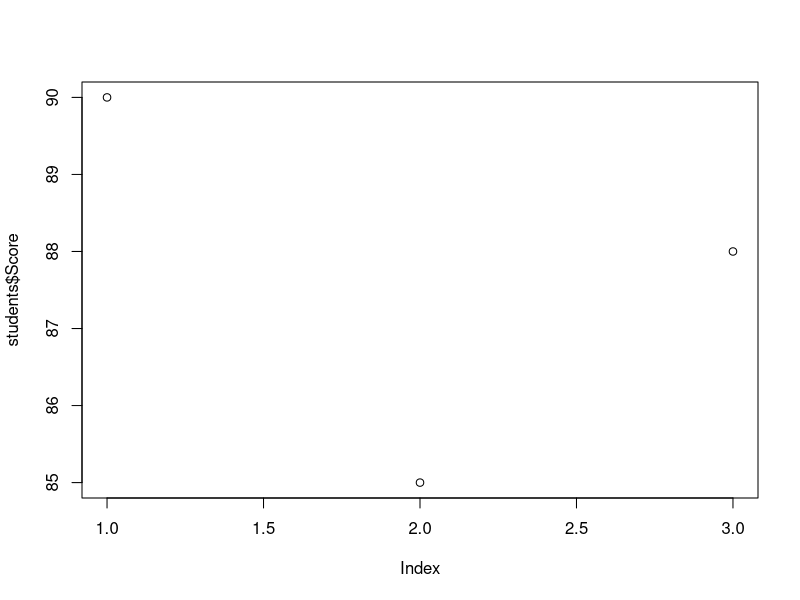

Write the R code that produced this figure.
x <- 10
y <- 20

z <- x + y

print(z)

print("Hello, world!")

students <- data.frame(
  Name = c("Anoop", "Sara", "Mike"),
  Score = c(90, 85, 88)
)

plot(students$Score)

print(students$Score)

cat("Anoop scored", students$Score[1], "marks.\n")

for (i in 1:nrow(students)){
  cat(students$Name[i], "scored", students$Score[i], "\n")
}

fruits <- c("apple", "banana", "cherry")

for (item in fruits) {
  print(item)
}

for (i in 1:3){
  cat(students$Name[i], "ate", fruits[i], "today.\n")
}

students["fruits"] <- fruits

print(students)